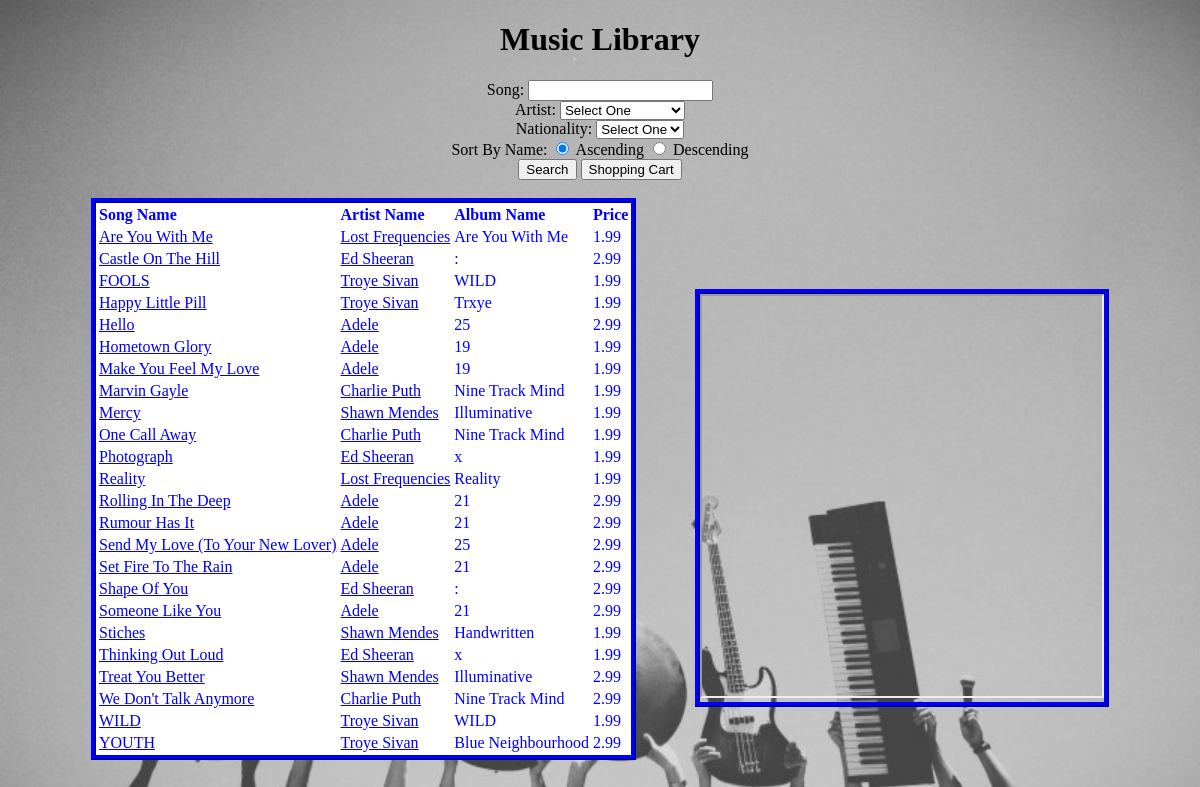
The page /SQL.php on the database its author committed.
### tables this page shows
CREATE TABLE IF NOT EXISTS `song` (
  `songId` tinyint(4) NOT NULL AUTO_INCREMENT,
  `songName` varchar(50) NOT NULL,
  `artistId` tinyint(4) NOT NULL,
  `albumId` tinyint(4) NOT NULL,
  `length` varchar(5) NOT NULL,
  `price` float NOT NULL,
  PRIMARY KEY (`songId`)
);

CREATE TABLE IF NOT EXISTS `artist` (
  `artistId` tinyint(4) NOT NULL AUTO_INCREMENT,
  `artistName` varchar(30) NOT NULL,
  `nationality` varchar(20) NOT NULL,
  PRIMARY KEY (`artistId`)
);

CREATE TABLE IF NOT EXISTS `album` (
  `albumId` tinyint(4) NOT NULL AUTO_INCREMENT,
  `albumName` varchar(30) NOT NULL,
  `artistId` tinyint(4) NOT NULL,
  `year` year(4) NOT NULL,
  PRIMARY KEY (`albumId`)
);

### SQL.php (the view, shortened to what this page needs)
<?php
$host = "localhost";
$dbname = "music";
$username = "root";
$password = "s3cr3t";
$dbConn = new PDO("mysql:host=$host;dbname=$dbname", $username, $password);
$dbConn->setAttribute(PDO::ATTR_ERRMODE, PDO::ERRMODE_EXCEPTION);
function getFilters($filter) {
    global $dbConn;
    $sql = "SELECT * FROM song NATURAL JOIN artist NATURAL JOIN album" . $filter;
    $stmt = $dbConn -> prepare ($sql);
    $stmt -> execute( );
    $records = $stmt->fetchAll(PDO::FETCH_ASSOC);
    return $records;
}
function theSearch() {
    $filter = " WHERE 1";
    $filter = $filter . " ORDER BY " . 'songName' . " " . $_GET['asc'];
    $songs = getFilters($filter);
    echo "<div style ='float:left'>";
    echo "<table>";
    echo "<tr><th>Song Name</th><th>Artist Name</th><th>Album Name</th><th>Price</th></tr>";
    foreach($songs as $song) {
        $url = $song['songId'];
        echo "<tr>";
        echo "<td>" . "<a href='songInfo.php?songId=" . $url . "' target='songInfoFrame'>" . $song['songName'] . "</a></td>";
        echo "<td>" . "<a href='artistInfo.php?artistName=".$song['artistName']."'target='artistInfoFrame'>" . $song['artistName'] . "</a> "  . "</td>";
        echo "<td>" . $song['albumName'] . "</td>";
        echo "<td>" . $song['price'] . "</td>";
        echo "</tr>";
    }
    echo"</table>";
    echo "</div>";
}
function isFormValid() {
    return false;
}
?>
<!DOCTYPE html>
<html>
    <head>
    </head>
    <body>
        <h1>Music Library</h1>
        <form method="GET" action"SQL.php">
            Song: <input type="text" name="songName"/><br />
            Artist:    <select name="artistName">
                       <option value="">Select One</option>
                     </select><br />
            Nationality: <select name="nationality">
                           <option value="">Select One</option>
                            </select><br />
            Sort By Name:
                    <input type="radio" name="asc" value="ASC" checked/> Ascending
                    <input type="radio" name="asc" value="DESC"/> Descending<br />
                     <input type="submit" value="Search" name="submitForm"/>
                     <input type ="button" value="Shopping Cart" name="shoppingCart" onclick="location.href='shoppingCart.php'"/>
        </form><br />
        <div id="songsAndInfo">
            <div id='songList'>
                <?php
                if (isFormValid())
                {
                    theSearch();
                }
                else {
                    theSearch();
                }
                ?>
            </div>
            <div id="songInfo" style = "float:center">
                <iframe src="" width="400" height="400" name="songInfoFrame"></iframe>
            </div>
        </div>
    </body>
</html>

### css/styles.css (style rules this page uses)
th { background-color: gray; text-align:left; }
table { border:5px ridge blue; }
td { text-align:left; }
table,tr,th,td { background-color:white; color:blue; }
body { text-align: center; background-image: url(/team_project/OnlineCatalog/img/background.jpg); -webkit-background-size: cover; -moz-background-size: cover; -o-background-size: cover; background-size: cover; }
#songList { display:inline-block; width: 600px; height: 500px; }
#songInfo { display:inline-block; text-align: center; border:5px ridge blue; }

### rows shown on the page
song: songName "Are You With Me", artistId.artistName "Lost Frequencies", albumId.albumName "Are You With Me", price "1.99"
song: songName "Castle On The Hill", artistId.artistName "Ed Sheeran", albumId.albumName ":", price "2.99"
song: songName "FOOLS", artistId.artistName "Troye Sivan", albumId.albumName "WILD", price "1.99"
song: songName "Happy Little Pill", artistId.artistName "Troye Sivan", albumId.albumName "Trxye", price "1.99"
song: songName "Hello", artistId.artistName "Adele", albumId.albumName "25", price "2.99"
song: songName "Hometown Glory", artistId.artistName "Adele", albumId.albumName "19", price "1.99"
song: songName "Make You Feel My Love", artistId.artistName "Adele", albumId.albumName "19", price "1.99"
song: songName "Marvin Gayle", artistId.artistName "Charlie Puth", albumId.albumName "Nine Track Mind", price "1.99"
song: songName "Mercy", artistId.artistName "Shawn Mendes", albumId.albumName "Illuminative", price "1.99"
song: songName "One Call Away", artistId.artistName "Charlie Puth", albumId.albumName "Nine Track Mind", price "1.99"
song: songName "Photograph", artistId.artistName "Ed Sheeran", albumId.albumName "x", price "1.99"
song: songName "Reality", artistId.artistName "Lost Frequencies", albumId.albumName "Reality", price "1.99"
song: songName "Rolling In The Deep", artistId.artistName "Adele", albumId.albumName "21", price "2.99"
song: songName "Rumour Has It", artistId.artistName "Adele", albumId.albumName "21", price "2.99"
song: songName "Send My Love (To Your New Lover)", artistId.artistName "Adele", albumId.albumName "25", price "2.99"
song: songName "Set Fire To The Rain", artistId.artistName "Adele", albumId.albumName "21", price "2.99"
song: songName "Shape Of You", artistId.artistName "Ed Sheeran", albumId.albumName ":", price "2.99"
song: songName "Someone Like You", artistId.artistName "Adele", albumId.albumName "21", price "2.99"
song: songName "Stiches", artistId.artistName "Shawn Mendes", albumId.albumName "Handwritten", price "1.99"
song: songName "Thinking Out Loud", artistId.artistName "Ed Sheeran", albumId.albumName "x", price "1.99"
song: songName "Treat You Better", artistId.artistName "Shawn Mendes", albumId.albumName "Illuminative", price "2.99"
song: songName "We Don't Talk Anymore", artistId.artistName "Charlie Puth", albumId.albumName "Nine Track Mind", price "2.99"
song: songName "WILD", artistId.artistName "Troye Sivan", albumId.albumName "WILD", price "1.99"
song: songName "YOUTH", artistId.artistName "Troye Sivan", albumId.albumName "Blue Neighbourhood", price "2.99"
